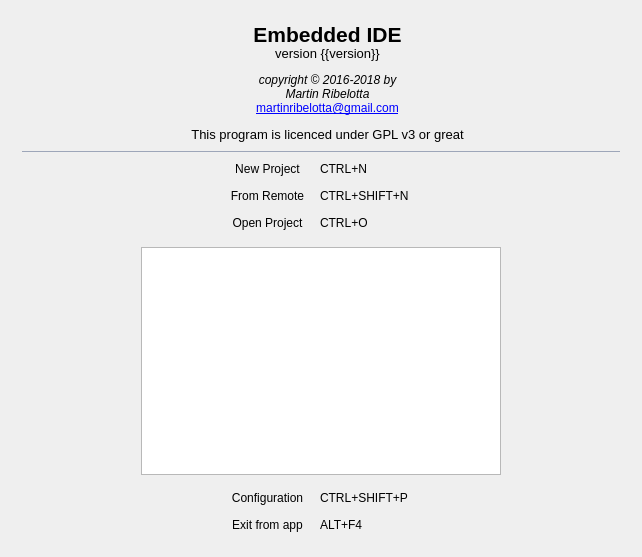
<?xml version="1.0" encoding="UTF-8"?>
<ui version="4.0">
 <class>MainWindow</class>
 <widget class="QWidget" name="MainWindow">
  <property name="geometry">
   <rect>
    <x>0</x>
    <y>0</y>
    <width>642</width>
    <height>557</height>
   </rect>
  </property>
  <layout class="QVBoxLayout" name="verticalLayout_2">
   <property name="spacing">
    <number>0</number>
   </property>
   <property name="leftMargin">
    <number>0</number>
   </property>
   <property name="topMargin">
    <number>0</number>
   </property>
   <property name="rightMargin">
    <number>0</number>
   </property>
   <property name="bottomMargin">
    <number>0</number>
   </property>
   <item>
    <widget class="QStackedWidget" name="stackedWidget">
     <property name="currentIndex">
      <number>1</number>
     </property>
     <widget class="QWidget" name="mainPage">
      <layout class="QVBoxLayout" name="verticalLayout">
       <property name="spacing">
        <number>0</number>
       </property>
       <property name="leftMargin">
        <number>1</number>
       </property>
       <property name="topMargin">
        <number>1</number>
       </property>
       <property name="rightMargin">
        <number>1</number>
       </property>
       <property name="bottomMargin">
        <number>1</number>
       </property>
       <item>
        <widget class="QSplitter" name="horizontalSplitterTop">
         <property name="orientation">
          <enum>Qt::Horizontal</enum>
         </property>
         <widget class="QSplitter" name="verticalSplitterLeft">
          <property name="orientation">
           <enum>Qt::Vertical</enum>
          </property>
          <widget class="QWidget" name="widgetProjectView" native="true">
           <layout class="QGridLayout" name="gridLayout_2">
            <property name="leftMargin">
             <number>0</number>
            </property>
            <property name="topMargin">
             <number>0</number>
            </property>
            <property name="rightMargin">
             <number>0</number>
            </property>
            <property name="bottomMargin">
             <number>0</number>
            </property>
            <property name="spacing">
             <number>0</number>
            </property>
            <item row="0" column="5">
             <widget class="QToolButton" name="buttonReload">
              <property name="enabled">
               <bool>false</bool>
              </property>
              <property name="toolTip">
               <string>Reload Project</string>
              </property>
              <property name="icon">
               <iconset theme="view-refresh">
                <normaloff>.</normaloff>.</iconset>
              </property>
              <property name="iconSize">
               <size>
                <width>22</width>
                <height>22</height>
               </size>
              </property>
              <property name="autoRaise">
               <bool>true</bool>
              </property>
              <attribute name="buttonGroup">
               <string notr="true">projectButtons</string>
              </attribute>
             </widget>
            </item>
            <item row="0" column="0">
             <widget class="QToolButton" name="buttonCloseProject">
              <property name="toolTip">
               <string>Close Project</string>
              </property>
              <property name="icon">
               <iconset theme="document-close">
                <normaloff>.</normaloff>.</iconset>
              </property>
              <property name="iconSize">
               <size>
                <width>22</width>
                <height>22</height>
               </size>
              </property>
              <property name="autoRaise">
               <bool>true</bool>
              </property>
             </widget>
            </item>
            <item row="1" column="0" colspan="9">
             <widget class="QTreeView" name="fileViewer">
              <property name="sizePolicy">
               <sizepolicy hsizetype="Expanding" vsizetype="Expanding">
                <horstretch>1</horstretch>
                <verstretch>1</verstretch>
               </sizepolicy>
              </property>
              <property name="editTriggers">
               <set>QAbstractItemView::EditKeyPressed</set>
              </property>
              <property name="dragEnabled">
               <bool>true</bool>
              </property>
              <property name="dragDropMode">
               <enum>QAbstractItemView::DragDrop</enum>
              </property>
              <property name="defaultDropAction">
               <enum>Qt::MoveAction</enum>
              </property>
              <property name="alternatingRowColors">
               <bool>true</bool>
              </property>
              <property name="selectionMode">
               <enum>QAbstractItemView::ExtendedSelection</enum>
              </property>
              <property name="textElideMode">
               <enum>Qt::ElideMiddle</enum>
              </property>
              <property name="uniformRowHeights">
               <bool>true</bool>
              </property>
              <property name="animated">
               <bool>true</bool>
              </property>
              <property name="headerHidden">
               <bool>true</bool>
              </property>
             </widget>
            </item>
            <item row="0" column="7">
             <widget class="QToolButton" name="buttonExport">
              <property name="enabled">
               <bool>false</bool>
              </property>
              <property name="toolTip">
               <string>Export project</string>
              </property>
              <property name="icon">
               <iconset theme="document-export">
                <normaloff>.</normaloff>.</iconset>
              </property>
              <property name="iconSize">
               <size>
                <width>22</width>
                <height>22</height>
               </size>
              </property>
              <property name="autoRaise">
               <bool>true</bool>
              </property>
              <attribute name="buttonGroup">
               <string notr="true">projectButtons</string>
              </attribute>
             </widget>
            </item>
            <item row="0" column="6">
             <widget class="QToolButton" name="buttonFindAll">
              <property name="enabled">
               <bool>false</bool>
              </property>
              <property name="toolTip">
               <string>Find in files</string>
              </property>
              <property name="icon">
               <iconset theme="edit-find-replace">
                <normaloff>.</normaloff>.</iconset>
              </property>
              <property name="iconSize">
               <size>
                <width>22</width>
                <height>22</height>
               </size>
              </property>
              <property name="autoRaise">
               <bool>true</bool>
              </property>
              <attribute name="buttonGroup">
               <string notr="true">projectButtons</string>
              </attribute>
             </widget>
            </item>
            <item row="0" column="8">
             <widget class="QToolButton" name="buttonTools">
              <property name="toolTip">
               <string>Tool menu</string>
              </property>
              <property name="icon">
               <iconset theme="run-build-configure">
                <normaloff>.</normaloff>.</iconset>
              </property>
              <property name="iconSize">
               <size>
                <width>22</width>
                <height>22</height>
               </size>
              </property>
              <property name="popupMode">
               <enum>QToolButton::InstantPopup</enum>
              </property>
              <property name="autoRaise">
               <bool>true</bool>
              </property>
             </widget>
            </item>
            <item row="0" column="2" colspan="2">
             <spacer name="horizontalSpacer">
              <property name="orientation">
               <enum>Qt::Horizontal</enum>
              </property>
              <property name="sizeType">
               <enum>QSizePolicy::Preferred</enum>
              </property>
              <property name="sizeHint" stdset="0">
               <size>
                <width>22</width>
                <height>20</height>
               </size>
              </property>
             </spacer>
            </item>
            <item row="0" column="1">
             <widget class="QToolButton" name="buttonConfigurationMain">
              <property name="toolTip">
               <string>Configuration</string>
              </property>
              <property name="icon">
               <iconset theme="configure">
                <normaloff>.</normaloff>.</iconset>
              </property>
              <property name="iconSize">
               <size>
                <width>22</width>
                <height>22</height>
               </size>
              </property>
              <property name="autoRaise">
               <bool>true</bool>
              </property>
             </widget>
            </item>
            <item row="0" column="4">
             <widget class="QToolButton" name="buttonDebugLaunch">
              <property name="enabled">
               <bool>false</bool>
              </property>
              <property name="toolTip">
               <string>Launch Debug</string>
              </property>
              <property name="icon">
               <iconset theme="debug-init">
                <normaloff>.</normaloff>.</iconset>
              </property>
              <property name="iconSize">
               <size>
                <width>22</width>
                <height>22</height>
               </size>
              </property>
              <property name="checkable">
               <bool>true</bool>
              </property>
              <property name="autoRaise">
               <bool>true</bool>
              </property>
              <attribute name="buttonGroup">
               <string notr="true">projectButtons</string>
              </attribute>
             </widget>
            </item>
           </layout>
          </widget>
          <widget class="QStackedWidget" name="bottomLeftStack">
           <property name="currentIndex">
            <number>0</number>
           </property>
           <widget class="QWidget" name="pageDebug">
            <layout class="QGridLayout" name="gridLayout_6">
             <property name="leftMargin">
              <number>0</number>
             </property>
             <property name="topMargin">
              <number>0</number>
             </property>
             <property name="rightMargin">
              <number>0</number>
             </property>
             <property name="bottomMargin">
              <number>0</number>
             </property>
             <property name="spacing">
              <number>0</number>
             </property>
             <item row="0" column="0">
              <widget class="QToolButton" name="buttonDebugRun">
               <property name="toolTip">
                <string>Configuration</string>
               </property>
               <property name="icon">
                <iconset theme="debug-run-v2">
                 <normaloff>.</normaloff>.</iconset>
               </property>
               <property name="iconSize">
                <size>
                 <width>22</width>
                 <height>22</height>
                </size>
               </property>
               <property name="autoRaise">
                <bool>true</bool>
               </property>
              </widget>
             </item>
             <item row="0" column="1">
              <spacer name="horizontalSpacer_10">
               <property name="orientation">
                <enum>Qt::Horizontal</enum>
               </property>
               <property name="sizeHint" stdset="0">
                <size>
                 <width>133</width>
                 <height>20</height>
                </size>
               </property>
              </spacer>
             </item>
             <item row="0" column="2">
              <widget class="QToolButton" name="buttonDebugStepOver">
               <property name="toolTip">
                <string>Configuration</string>
               </property>
               <property name="icon">
                <iconset theme="debug-step-over-v2">
                 <normaloff>.</normaloff>.</iconset>
               </property>
               <property name="iconSize">
                <size>
                 <width>22</width>
                 <height>22</height>
                </size>
               </property>
               <property name="autoRaise">
                <bool>true</bool>
               </property>
              </widget>
             </item>
             <item row="0" column="3">
              <widget class="QToolButton" name="buttonDebugStepInto">
               <property name="toolTip">
                <string>Configuration</string>
               </property>
               <property name="icon">
                <iconset theme="debug-step-into-v2">
                 <normaloff>.</normaloff>.</iconset>
               </property>
               <property name="iconSize">
                <size>
                 <width>22</width>
                 <height>22</height>
                </size>
               </property>
               <property name="autoRaise">
                <bool>true</bool>
               </property>
              </widget>
             </item>
             <item row="0" column="4">
              <widget class="QToolButton" name="buttonDebugRunToEOF">
               <property name="toolTip">
                <string>Configuration</string>
               </property>
               <property name="icon">
                <iconset theme="debug-step-out-v2">
                 <normaloff>.</normaloff>.</iconset>
               </property>
               <property name="iconSize">
                <size>
                 <width>22</width>
                 <height>22</height>
                </size>
               </property>
               <property name="autoRaise">
                <bool>true</bool>
               </property>
              </widget>
             </item>
             <item row="1" column="0" colspan="5">
              <widget class="QTreeView" name="treeView"/>
             </item>
            </layout>
           </widget>
           <widget class="QListView" name="actionViewer">
            <property name="sizePolicy">
             <sizepolicy hsizetype="Preferred" vsizetype="Expanding">
              <horstretch>0</horstretch>
              <verstretch>0</verstretch>
             </sizepolicy>
            </property>
            <property name="editTriggers">
             <set>QAbstractItemView::NoEditTriggers</set>
            </property>
           </widget>
          </widget>
         </widget>
         <widget class="QWidget" name="widgetDocumentViewer" native="true">
          <property name="sizePolicy">
           <sizepolicy hsizetype="Preferred" vsizetype="Preferred">
            <horstretch>1</horstretch>
            <verstretch>0</verstretch>
           </sizepolicy>
          </property>
          <layout class="QGridLayout" name="gridLayout">
           <property name="leftMargin">
            <number>0</number>
           </property>
           <property name="topMargin">
            <number>0</number>
           </property>
           <property name="rightMargin">
            <number>0</number>
           </property>
           <property name="bottomMargin">
            <number>0</number>
           </property>
           <property name="spacing">
            <number>0</number>
           </property>
           <item row="0" column="4">
            <widget class="QToolButton" name="buttonDocumentSaveAll">
             <property name="enabled">
              <bool>false</bool>
             </property>
             <property name="toolTip">
              <string>Save all</string>
             </property>
             <property name="icon">
              <iconset theme="document-save-all">
               <normaloff>.</normaloff>.</iconset>
             </property>
             <property name="iconSize">
              <size>
               <width>22</width>
               <height>22</height>
              </size>
             </property>
             <property name="autoRaise">
              <bool>true</bool>
             </property>
             <attribute name="buttonGroup">
              <string notr="true">editionButtons</string>
             </attribute>
            </widget>
           </item>
           <item row="0" column="6">
            <widget class="QToolButton" name="buttonDocumentCloseAll">
             <property name="enabled">
              <bool>false</bool>
             </property>
             <property name="toolTip">
              <string>Close all</string>
             </property>
             <property name="icon">
              <iconset theme="document-close-all">
               <normaloff>.</normaloff>.</iconset>
             </property>
             <property name="iconSize">
              <size>
               <width>22</width>
               <height>22</height>
              </size>
             </property>
             <property name="autoRaise">
              <bool>true</bool>
             </property>
             <attribute name="buttonGroup">
              <string notr="true">editionButtons</string>
             </attribute>
            </widget>
           </item>
           <item row="1" column="0" colspan="7">
            <widget class="QSplitter" name="splitterDocumentViewer">
             <property name="sizePolicy">
              <sizepolicy hsizetype="Preferred" vsizetype="Expanding">
               <horstretch>1</horstretch>
               <verstretch>0</verstretch>
              </sizepolicy>
             </property>
             <property name="orientation">
              <enum>Qt::Vertical</enum>
             </property>
             <widget class="DocumentManager" name="documentContainer" native="true">
              <property name="sizePolicy">
               <sizepolicy hsizetype="Expanding" vsizetype="Expanding">
                <horstretch>1</horstretch>
                <verstretch>1</verstretch>
               </sizepolicy>
              </property>
              <property name="sizeIncrement">
               <size>
                <width>0</width>
                <height>600</height>
               </size>
              </property>
             </widget>
             <widget class="QTextBrowser" name="logView">
              <property name="sizePolicy">
               <sizepolicy hsizetype="Expanding" vsizetype="Maximum">
                <horstretch>1</horstretch>
                <verstretch>0</verstretch>
               </sizepolicy>
              </property>
              <property name="verticalScrollBarPolicy">
               <enum>Qt::ScrollBarAlwaysOn</enum>
              </property>
              <property name="lineWrapMode">
               <enum>QTextEdit::NoWrap</enum>
              </property>
              <property name="openLinks">
               <bool>false</bool>
              </property>
             </widget>
            </widget>
           </item>
           <item row="0" column="5">
            <widget class="QToolButton" name="buttonDocumentClose">
             <property name="enabled">
              <bool>false</bool>
             </property>
             <property name="toolTip">
              <string>Close current</string>
             </property>
             <property name="icon">
              <iconset theme="document-close">
               <normaloff>.</normaloff>.</iconset>
             </property>
             <property name="iconSize">
              <size>
               <width>22</width>
               <height>22</height>
              </size>
             </property>
             <property name="autoRaise">
              <bool>true</bool>
             </property>
             <attribute name="buttonGroup">
              <string notr="true">editionButtons</string>
             </attribute>
            </widget>
           </item>
           <item row="0" column="0">
            <widget class="QComboBox" name="documentSelector">
             <property name="enabled">
              <bool>false</bool>
             </property>
             <property name="sizePolicy">
              <sizepolicy hsizetype="Preferred" vsizetype="Fixed">
               <horstretch>1</horstretch>
               <verstretch>0</verstretch>
              </sizepolicy>
             </property>
             <property name="minimumSize">
              <size>
               <width>0</width>
               <height>29</height>
              </size>
             </property>
            </widget>
           </item>
           <item row="0" column="2">
            <widget class="QToolButton" name="buttonDocumentReload">
             <property name="enabled">
              <bool>false</bool>
             </property>
             <property name="toolTip">
              <string>Reload Document</string>
             </property>
             <property name="icon">
              <iconset theme="view-refresh">
               <normaloff>.</normaloff>.</iconset>
             </property>
             <property name="iconSize">
              <size>
               <width>22</width>
               <height>22</height>
              </size>
             </property>
             <property name="autoRaise">
              <bool>true</bool>
             </property>
            </widget>
           </item>
           <item row="0" column="3">
            <widget class="QToolButton" name="buttonDocumentSave">
             <property name="enabled">
              <bool>false</bool>
             </property>
             <property name="toolTip">
              <string>Save current</string>
             </property>
             <property name="icon">
              <iconset theme="document-save">
               <normaloff>.</normaloff>.</iconset>
             </property>
             <property name="iconSize">
              <size>
               <width>22</width>
               <height>22</height>
              </size>
             </property>
             <property name="autoRaise">
              <bool>true</bool>
             </property>
             <attribute name="buttonGroup">
              <string notr="true">editionButtons</string>
             </attribute>
            </widget>
           </item>
           <item row="0" column="1">
            <widget class="QComboBox" name="symbolSelector">
             <property name="enabled">
              <bool>false</bool>
             </property>
             <property name="sizePolicy">
              <sizepolicy hsizetype="Preferred" vsizetype="Fixed">
               <horstretch>1</horstretch>
               <verstretch>0</verstretch>
              </sizepolicy>
             </property>
             <property name="minimumSize">
              <size>
               <width>0</width>
               <height>29</height>
              </size>
             </property>
            </widget>
           </item>
          </layout>
          <zorder>buttonDocumentCloseAll</zorder>
          <zorder>buttonDocumentClose</zorder>
          <zorder>buttonDocumentSaveAll</zorder>
          <zorder>buttonDocumentSave</zorder>
          <zorder>documentSelector</zorder>
          <zorder>splitterDocumentViewer</zorder>
          <zorder>buttonDocumentReload</zorder>
          <zorder>symbolSelector</zorder>
         </widget>
        </widget>
       </item>
      </layout>
     </widget>
     <widget class="QWidget" name="welcomePage">
      <layout class="QVBoxLayout" name="verticalLayout_3">
       <property name="leftMargin">
        <number>22</number>
       </property>
       <property name="topMargin">
        <number>22</number>
       </property>
       <property name="rightMargin">
        <number>22</number>
       </property>
       <property name="bottomMargin">
        <number>22</number>
       </property>
       <item>
        <layout class="QHBoxLayout" name="horizontalLayout">
         <item>
          <spacer name="horizontalSpacer_2">
           <property name="orientation">
            <enum>Qt::Horizontal</enum>
           </property>
           <property name="sizeHint" stdset="0">
            <size>
             <width>60</width>
             <height>20</height>
            </size>
           </property>
          </spacer>
         </item>
         <item>
          <widget class="QLabel" name="labelLogo">
           <property name="maximumSize">
            <size>
             <width>128</width>
             <height>128</height>
            </size>
           </property>
           <property name="pixmap">
            <pixmap resource="resources/resources.qrc">:/images/light/embedded-ide.png</pixmap>
           </property>
           <property name="scaledContents">
            <bool>true</bool>
           </property>
          </widget>
         </item>
         <item>
          <widget class="QLabel" name="labelVersion">
           <property name="sizePolicy">
            <sizepolicy hsizetype="Preferred" vsizetype="Maximum">
             <horstretch>0</horstretch>
             <verstretch>0</verstretch>
            </sizepolicy>
           </property>
           <property name="text">
            <string>&lt;html&gt;&lt;head/&gt;&lt;body&gt;&lt;p align=&quot;center&quot;&gt;&lt;span style=&quot; font-size:16pt; font-weight:600;&quot;&gt;Embedded IDE&lt;br/&gt;&lt;/span&gt;&lt;span style=&quot; font-size:10pt;&quot;&gt;version {{version}}&lt;/span&gt;&lt;/p&gt;&lt;p align=&quot;center&quot;&gt;&lt;span style=&quot; font-style:italic;&quot;&gt;copyright © 2016-2018 by&lt;br/&gt;Martin Ribelotta&lt;br/&gt;&lt;/span&gt;&lt;a href=&quot;martinribelotta@gmail.com&quot;&gt;&lt;span style=&quot; text-decoration: underline;&quot;&gt;martinribelotta@gmail.com&lt;/span&gt;&lt;/a&gt;&lt;/p&gt;&lt;p align=&quot;center&quot;&gt;&lt;span style=&quot; font-size:10pt;&quot;&gt;This program is licenced under GPL v3 or great&lt;/span&gt;&lt;/p&gt;&lt;/body&gt;&lt;/html&gt;</string>
           </property>
          </widget>
         </item>
         <item>
          <spacer name="horizontalSpacer_3">
           <property name="orientation">
            <enum>Qt::Horizontal</enum>
           </property>
           <property name="sizeHint" stdset="0">
            <size>
             <width>57</width>
             <height>17</height>
            </size>
           </property>
          </spacer>
         </item>
        </layout>
       </item>
       <item>
        <widget class="QWidget" name="widget_4" native="true">
         <property name="minimumSize">
          <size>
           <width>0</width>
           <height>4</height>
          </size>
         </property>
         <property name="styleSheet">
          <string notr="true">border-bottom: 1px solid rgb(157, 166, 185);</string>
         </property>
        </widget>
       </item>
       <item>
        <layout class="QGridLayout" name="gridLayout_5">
         <item row="0" column="0" rowspan="4">
          <spacer name="verticalSpacer_2">
           <property name="orientation">
            <enum>Qt::Vertical</enum>
           </property>
           <property name="sizeHint" stdset="0">
            <size>
             <width>20</width>
             <height>40</height>
            </size>
           </property>
          </spacer>
         </item>
         <item row="2" column="3">
          <spacer name="horizontalSpacer_8">
           <property name="orientation">
            <enum>Qt::Horizontal</enum>
           </property>
           <property name="sizeType">
            <enum>QSizePolicy::MinimumExpanding</enum>
           </property>
           <property name="sizeHint" stdset="0">
            <size>
             <width>58</width>
             <height>20</height>
            </size>
           </property>
          </spacer>
         </item>
         <item row="0" column="3">
          <widget class="QToolButton" name="updateAvailable">
           <property name="sizePolicy">
            <sizepolicy hsizetype="Fixed" vsizetype="Fixed">
             <horstretch>0</horstretch>
             <verstretch>0</verstretch>
            </sizepolicy>
           </property>
           <property name="toolTip">
            <string>Template Update Available</string>
           </property>
           <property name="icon">
            <iconset theme="view-refresh">
             <normaloff>.</normaloff>.</iconset>
           </property>
           <property name="iconSize">
            <size>
             <width>32</width>
             <height>32</height>
            </size>
           </property>
           <property name="autoRaise">
            <bool>true</bool>
           </property>
          </widget>
         </item>
         <item row="0" column="4" rowspan="4">
          <spacer name="verticalSpacer">
           <property name="orientation">
            <enum>Qt::Vertical</enum>
           </property>
           <property name="sizeHint" stdset="0">
            <size>
             <width>20</width>
             <height>40</height>
            </size>
           </property>
          </spacer>
         </item>
         <item row="3" column="2">
          <layout class="QGridLayout" name="gridLayout_4">
           <item row="2" column="1">
            <widget class="QToolButton" name="buttonQuit">
             <property name="sizePolicy">
              <sizepolicy hsizetype="Preferred" vsizetype="Fixed">
               <horstretch>0</horstretch>
               <verstretch>0</verstretch>
              </sizepolicy>
             </property>
             <property name="toolTip">
              <string>Exit from application</string>
             </property>
             <property name="text">
              <string>Exit from app</string>
             </property>
             <property name="icon">
              <iconset theme="application-exit">
               <normaloff>.</normaloff>.</iconset>
             </property>
             <property name="iconSize">
              <size>
               <width>22</width>
               <height>22</height>
              </size>
             </property>
             <property name="toolButtonStyle">
              <enum>Qt::ToolButtonTextBesideIcon</enum>
             </property>
             <property name="autoRaise">
              <bool>true</bool>
             </property>
            </widget>
           </item>
           <item row="0" column="0" rowspan="3">
            <spacer name="horizontalSpacer_6">
             <property name="orientation">
              <enum>Qt::Horizontal</enum>
             </property>
             <property name="sizeType">
              <enum>QSizePolicy::Fixed</enum>
             </property>
             <property name="sizeHint" stdset="0">
              <size>
               <width>80</width>
               <height>2</height>
              </size>
             </property>
            </spacer>
           </item>
           <item row="0" column="3" rowspan="3">
            <spacer name="horizontalSpacer_9">
             <property name="orientation">
              <enum>Qt::Horizontal</enum>
             </property>
             <property name="sizeType">
              <enum>QSizePolicy::Fixed</enum>
             </property>
             <property name="sizeHint" stdset="0">
              <size>
               <width>80</width>
               <height>2</height>
              </size>
             </property>
            </spacer>
           </item>
           <item row="2" column="2">
            <widget class="QLabel" name="labelExit">
             <property name="sizePolicy">
              <sizepolicy hsizetype="Maximum" vsizetype="Preferred">
               <horstretch>0</horstretch>
               <verstretch>0</verstretch>
              </sizepolicy>
             </property>
             <property name="minimumSize">
              <size>
               <width>101</width>
               <height>0</height>
              </size>
             </property>
             <property name="text">
              <string>ALT+F4</string>
             </property>
            </widget>
           </item>
           <item row="1" column="2">
            <widget class="QLabel" name="labelConfiguration">
             <property name="sizePolicy">
              <sizepolicy hsizetype="Maximum" vsizetype="Preferred">
               <horstretch>0</horstretch>
               <verstretch>0</verstretch>
              </sizepolicy>
             </property>
             <property name="text">
              <string>CTRL+SHIFT+P</string>
             </property>
            </widget>
           </item>
           <item row="1" column="1">
            <widget class="QToolButton" name="buttonConfiguration">
             <property name="sizePolicy">
              <sizepolicy hsizetype="Preferred" vsizetype="Fixed">
               <horstretch>0</horstretch>
               <verstretch>0</verstretch>
              </sizepolicy>
             </property>
             <property name="toolTip">
              <string>Open Confioguration</string>
             </property>
             <property name="text">
              <string>Configuration</string>
             </property>
             <property name="icon">
              <iconset theme="configure">
               <normaloff>.</normaloff>.</iconset>
             </property>
             <property name="iconSize">
              <size>
               <width>22</width>
               <height>22</height>
              </size>
             </property>
             <property name="toolButtonStyle">
              <enum>Qt::ToolButtonTextBesideIcon</enum>
             </property>
             <property name="autoRaise">
              <bool>true</bool>
             </property>
            </widget>
           </item>
          </layout>
         </item>
         <item row="0" column="2">
          <layout class="QGridLayout" name="gridLayout_3">
           <item row="3" column="1">
            <widget class="QToolButton" name="buttonOpenProject">
             <property name="sizePolicy">
              <sizepolicy hsizetype="Preferred" vsizetype="Fixed">
               <horstretch>0</horstretch>
               <verstretch>0</verstretch>
              </sizepolicy>
             </property>
             <property name="toolTip">
              <string>Open Existing Project</string>
             </property>
             <property name="text">
              <string>Open Project</string>
             </property>
             <property name="icon">
              <iconset theme="document-open">
               <normaloff>.</normaloff>.</iconset>
             </property>
             <property name="iconSize">
              <size>
               <width>22</width>
               <height>22</height>
              </size>
             </property>
             <property name="toolButtonStyle">
              <enum>Qt::ToolButtonTextBesideIcon</enum>
             </property>
             <property name="autoRaise">
              <bool>true</bool>
             </property>
            </widget>
           </item>
           <item row="1" column="0" rowspan="3">
            <spacer name="horizontalSpacer_4">
             <property name="orientation">
              <enum>Qt::Horizontal</enum>
             </property>
             <property name="sizeType">
              <enum>QSizePolicy::Fixed</enum>
             </property>
             <property name="sizeHint" stdset="0">
              <size>
               <width>80</width>
               <height>2</height>
              </size>
             </property>
            </spacer>
           </item>
           <item row="1" column="1">
            <widget class="QToolButton" name="buttonNewProject">
             <property name="sizePolicy">
              <sizepolicy hsizetype="Preferred" vsizetype="Fixed">
               <horstretch>0</horstretch>
               <verstretch>0</verstretch>
              </sizepolicy>
             </property>
             <property name="toolTip">
              <string>Create New Project</string>
             </property>
             <property name="text">
              <string>New Project</string>
             </property>
             <property name="icon">
              <iconset theme="document-new">
               <normaloff>.</normaloff>.</iconset>
             </property>
             <property name="iconSize">
              <size>
               <width>22</width>
               <height>22</height>
              </size>
             </property>
             <property name="toolButtonStyle">
              <enum>Qt::ToolButtonTextBesideIcon</enum>
             </property>
             <property name="autoRaise">
              <bool>true</bool>
             </property>
            </widget>
           </item>
           <item row="1" column="3" rowspan="3">
            <spacer name="horizontalSpacer_5">
             <property name="orientation">
              <enum>Qt::Horizontal</enum>
             </property>
             <property name="sizeType">
              <enum>QSizePolicy::Fixed</enum>
             </property>
             <property name="sizeHint" stdset="0">
              <size>
               <width>80</width>
               <height>2</height>
              </size>
             </property>
            </spacer>
           </item>
           <item row="3" column="2">
            <widget class="QLabel" name="labelOpenProject">
             <property name="sizePolicy">
              <sizepolicy hsizetype="Maximum" vsizetype="Preferred">
               <horstretch>0</horstretch>
               <verstretch>0</verstretch>
              </sizepolicy>
             </property>
             <property name="minimumSize">
              <size>
               <width>101</width>
               <height>0</height>
              </size>
             </property>
             <property name="text">
              <string>CTRL+O</string>
             </property>
            </widget>
           </item>
           <item row="1" column="2">
            <widget class="QLabel" name="labelNewProject">
             <property name="sizePolicy">
              <sizepolicy hsizetype="Maximum" vsizetype="Preferred">
               <horstretch>101</horstretch>
               <verstretch>0</verstretch>
              </sizepolicy>
             </property>
             <property name="text">
              <string>CTRL+N</string>
             </property>
            </widget>
           </item>
           <item row="2" column="1">
            <widget class="QToolButton" name="buttonNewProjectFromRemote">
             <property name="sizePolicy">
              <sizepolicy hsizetype="Preferred" vsizetype="Fixed">
               <horstretch>0</horstretch>
               <verstretch>0</verstretch>
              </sizepolicy>
             </property>
             <property name="toolTip">
              <string>Create New Project From Remote URL</string>
             </property>
             <property name="text">
              <string>From Remote</string>
             </property>
             <property name="icon">
              <iconset theme="document-new">
               <normaloff>.</normaloff>.</iconset>
             </property>
             <property name="iconSize">
              <size>
               <width>22</width>
               <height>22</height>
              </size>
             </property>
             <property name="toolButtonStyle">
              <enum>Qt::ToolButtonTextBesideIcon</enum>
             </property>
             <property name="autoRaise">
              <bool>true</bool>
             </property>
            </widget>
           </item>
           <item row="2" column="2">
            <widget class="QLabel" name="labelNewProject_2">
             <property name="sizePolicy">
              <sizepolicy hsizetype="Maximum" vsizetype="Preferred">
               <horstretch>101</horstretch>
               <verstretch>0</verstretch>
              </sizepolicy>
             </property>
             <property name="text">
              <string>CTRL+SHIFT+N</string>
             </property>
            </widget>
           </item>
          </layout>
         </item>
         <item row="1" column="1" colspan="3">
          <spacer name="verticalSpacer_3">
           <property name="orientation">
            <enum>Qt::Vertical</enum>
           </property>
           <property name="sizeType">
            <enum>QSizePolicy::Fixed</enum>
           </property>
           <property name="sizeHint" stdset="0">
            <size>
             <width>20</width>
             <height>8</height>
            </size>
           </property>
          </spacer>
         </item>
         <item row="2" column="2">
          <widget class="QListView" name="recentProjectsView">
           <property name="sizePolicy">
            <sizepolicy hsizetype="Preferred" vsizetype="Expanding">
             <horstretch>0</horstretch>
             <verstretch>0</verstretch>
            </sizepolicy>
           </property>
           <property name="minimumSize">
            <size>
             <width>360</width>
             <height>0</height>
            </size>
           </property>
           <property name="toolTip">
            <string>Recent Projects</string>
           </property>
           <property name="editTriggers">
            <set>QAbstractItemView::NoEditTriggers</set>
           </property>
           <property name="alternatingRowColors">
            <bool>true</bool>
           </property>
           <property name="iconSize">
            <size>
             <width>22</width>
             <height>22</height>
            </size>
           </property>
           <property name="textElideMode">
            <enum>Qt::ElideMiddle</enum>
           </property>
           <property name="uniformItemSizes">
            <bool>true</bool>
           </property>
          </widget>
         </item>
         <item row="2" column="1">
          <spacer name="horizontalSpacer_7">
           <property name="orientation">
            <enum>Qt::Horizontal</enum>
           </property>
           <property name="sizeType">
            <enum>QSizePolicy::MinimumExpanding</enum>
           </property>
           <property name="sizeHint" stdset="0">
            <size>
             <width>58</width>
             <height>20</height>
            </size>
           </property>
          </spacer>
         </item>
        </layout>
       </item>
      </layout>
     </widget>
    </widget>
   </item>
  </layout>
 </widget>
 <layoutdefault spacing="6" margin="11"/>
 <customwidgets>
  <customwidget>
   <class>DocumentManager</class>
   <extends>QWidget</extends>
   <header location="global">documentmanager.h</header>
   <container>1</container>
  </customwidget>
 </customwidgets>
 <resources>
  <include location="resources/resources.qrc"/>
 </resources>
 <connections/>
 <buttongroups>
  <buttongroup name="editionButtons">
   <property name="exclusive">
    <bool>false</bool>
   </property>
  </buttongroup>
  <buttongroup name="projectButtons">
   <property name="exclusive">
    <bool>false</bool>
   </property>
  </buttongroup>
 </buttongroups>
</ui>
